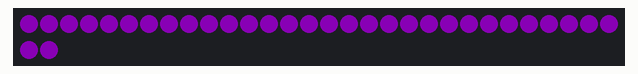
Recording of a sketch running on a simulated Arduino Uno, built with avr-gcc and run on an emulated ATmega328P. On the bench: 32 RGB LEDs in strip order, left to right, continuing on the next row. Dim RGB values are drawn brighter than linear.

Above: at 0.1 s.
At 2.1 s:
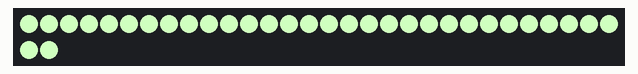
At 3.1 s:
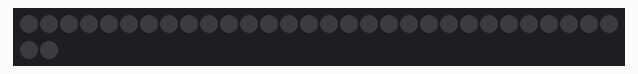

The sketch:

Sample_Step1.ino
```cpp
/*
 * Wired Wizards 2017 LED example code level 1: Subroutines!
 * by Benjamin Davis
 *
 * This version is intended to be the second step into the Arduino/NeoPixel environment.
 *
 * Why:
 * When you have multiple animations to switch between, formatting each one as a subroutine makes your code much cleaner.
 *
 * The NeoPixel library is critical to this code. This can be installed following the instructions at https://learn.adafruit.com/adafruit-neopixel-uberguide/arduino-library-installation.
 *
 */


#include <Adafruit_NeoPixel.h> //adds the neopixel library to the code. This library handles the data going to the strip.

void blink (int r, int g, int b, int wait); //this is called a prototype, it tells the code that somewhere else there is a function called "blink" that needs 4 integers. Arduino does not require these, but standard C++ code does.

Adafruit_NeoPixel blinky = Adafruit_NeoPixel(32, 6, NEO_GRB + NEO_KHZ800); // creates an Adafruit_NeoPixel named "blinky" 32 pixels long, on pin 6. The NEO_GRB + NEO_KHZ800 is magical stuff that the Neopixels library needs to operate.

int red = 48; //these values determine the color being used.
int green = 0; // these values go from 0 to 255, 0 being off and 255 being full power: Full Power is Very Bright!
int blue = 64; //the colors combine to create a single, RGB color.
int delayTime = 1000; //how long, in milliseconds, each frame of the animation will last.

void setup() {
  // put your setup code here, to run once:
  blinky.begin(); // starts the strip running.
  blinky.show(); //displays the default color, all black.
}

void loop() {
  // put your main code here, to run repeatedly:
  blink (red, green, blue, delayTime); //blinks the led once on and off.
  blink ((255 - red), (255 - green), (255 - blue), delayTime); //blinks in the opposite color.

}

void blink(int r, int g, int b, int wait)
{
  for(int i = 0; i < blinky.numPixels(); i++){ //starts at pixel 0, then adds one until you reach the end of the strip.
    blinky.setPixelColor(i, r, g, b); //paints pixel "i" according the the color values (the last three parameters in setPixelColor).
  }
  blinky.show();
  delay(wait); //waits based on the value of wait milliseconds.
  for(int i = 0; i < blinky.numPixels(); i++){ //steps through each pixel
    blinky.setPixelColor(i, 0, 0, 0); //and sets them to off (black).
  }
  blinky.show();
  delay(wait); //waits again.
}
```

Measured:
- by itself, everything shown: repeats every 4.0 s, in 4 steps
- what the display in image 1 shows lasts 1.0 s, from 2.0 s to 3.0 s
